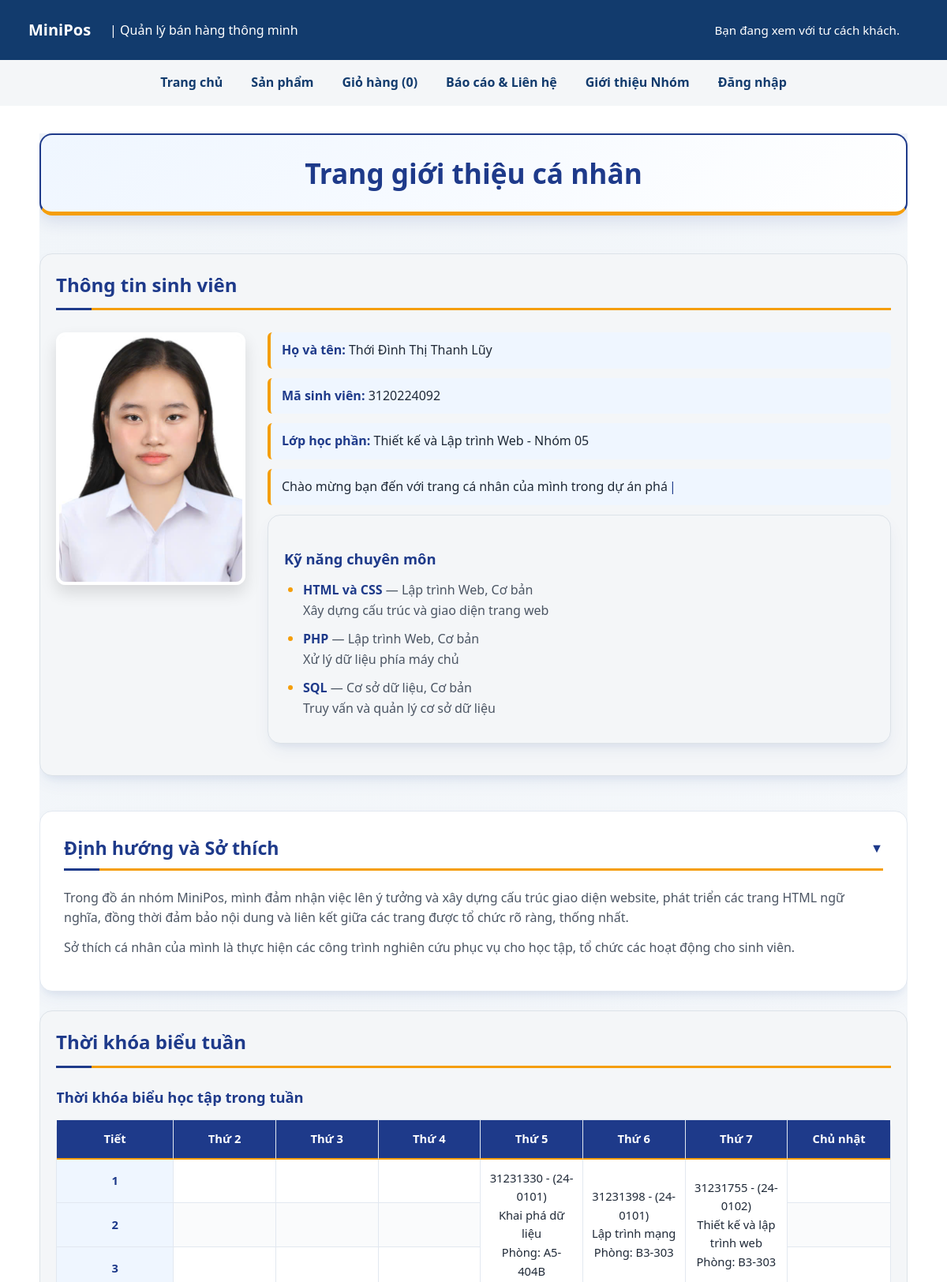
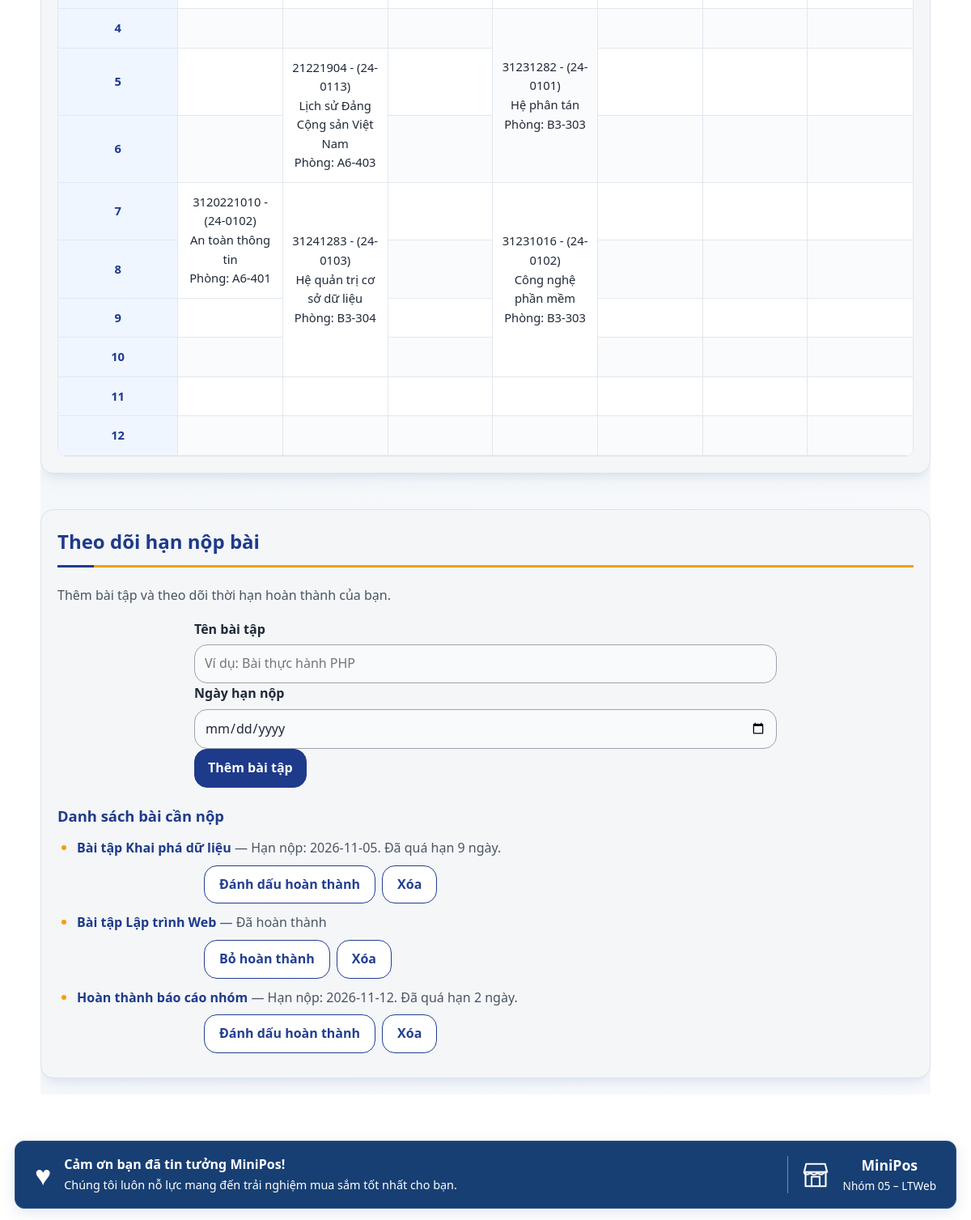
/thanhvien/3120224092_luy/gioithieu.php, run on the app's committed database (2 pictures, top to bottom).
### tables this page shows
CREATE TABLE tv_ky_nang (
    id INT UNSIGNED AUTO_INCREMENT PRIMARY KEY,
    mssv VARCHAR(15) NOT NULL,
    ten_ky_nang VARCHAR(120) NOT NULL,
    nhom_ky_nang VARCHAR(100) NOT NULL,
    muc_do VARCHAR(50) NOT NULL,
    mo_ta TEXT NULL,
    ngay_tao DATETIME NOT NULL DEFAULT CURRENT_TIMESTAMP,

    KEY idx_tv_ky_nang_mssv (mssv),

    CONSTRAINT fk_tv_ky_nang_thanh_vien
        FOREIGN KEY (mssv)
        REFERENCES thanh_vien(mssv)
        ON DELETE CASCADE
);

CREATE TABLE tv_han_nop (
    id INT UNSIGNED AUTO_INCREMENT PRIMARY KEY,
    mssv VARCHAR(15) NOT NULL,
    ten_bai VARCHAR(120) NOT NULL,
    ngay_han DATE NOT NULL,
    hoan_thanh TINYINT(1) NOT NULL DEFAULT 0,
    ngay_tao DATETIME NOT NULL DEFAULT CURRENT_TIMESTAMP,

    KEY idx_tv_han_nop_mssv_ngay (mssv, ngay_han),

    CONSTRAINT fk_tv_han_nop_thanh_vien
        FOREIGN KEY (mssv)
        REFERENCES thanh_vien(mssv)
        ON DELETE CASCADE
);

### inc/ham.php (called while the page is built, shortened)
<?php
function e(string|int|float|null $giaTri): string
{
    return htmlspecialchars(
        (string) $giaTri,
        ENT_QUOTES | ENT_SUBSTITUTE,
        'UTF-8'
    );
}

### thanhvien/3120224092_luy/gioithieu.php (the view, shortened to what this page needs)
<?php
$mssvLuy = '3120224092';
$pdoHanNop = db();
$stChuTrang = $pdoHanNop->prepare(
    'SELECT nguoi_dung_id FROM thanh_vien WHERE mssv = ?'
);
$stChuTrang->execute([$mssvLuy]);
$idChuTrang = $stChuTrang->fetchColumn();
$danhSachHanNopLuy = [];
if ($idChuTrang !== false) {
    $stHanNop = $pdoHanNop->prepare(
        'SELECT id, ten_bai, ngay_han, hoan_thanh
         FROM tv_han_nop
         WHERE mssv = ?
         ORDER BY ngay_han ASC, id ASC'
    );
    $stHanNop->execute([$mssvLuy]);
    $danhSachHanNopLuy = $stHanNop->fetchAll(PDO::FETCH_ASSOC);
}
$stKyNangLuy = $pdoHanNop->prepare(
    'SELECT id, ten_ky_nang, nhom_ky_nang, muc_do, mo_ta
     FROM tv_ky_nang
     WHERE mssv = ?
     ORDER BY id ASC'
);
$stKyNangLuy->execute([$mssvLuy]);
$danhSachKyNangLuy = $stKyNangLuy->fetchAll(PDO::FETCH_ASSOC);
require_once __DIR__ . '/../../inc/header.php';
?>
<main class="trang-ca-nhan-luy">
    <div class="luy-profile-title">
        <h1>Trang giới thiệu cá nhân</h1>
    </div>
    <section class="luy-thong-tin-sinh-vien">
        <h2>Thông tin sinh viên</h2>
        <?php $anhDaiDienLuy = $_SESSION['avatar_luy'] ?? 'avatar.png'; ?>
        <img
            id="anh-dai-dien"
            src="<?= e($anhDaiDienLuy) ?>"
            alt="Ảnh chân dung sinh viên"
            width="120"
            height="150">
        <div class="student-info">
            <p><strong>Họ và tên:</strong> Thới Đình Thị Thanh Lũy</p>
            <p><strong>Mã sinh viên:</strong> 3120224092</p>
            <p><strong>Lớp học phần:</strong> Thiết kế và Lập trình Web - Nhóm 05</p>
            <p
                id="typing-text"
                data-text="Chào mừng bạn đến với trang cá nhân của mình trong dự án phát triển hệ thống quản lý bán hàng MiniPos."></p>
            <section id="ky-nang">
                <h3>Kỹ năng chuyên môn</h3>
                <?php if (empty($danhSachKyNangLuy)): ?>
                    <p>Chưa có kỹ năng nào được thêm.</p>
                <?php else: ?>
                    <ul>
                        <?php foreach ($danhSachKyNangLuy as $kyNangLuy): ?>
                            <li>
                                <strong><?= e($kyNangLuy['ten_ky_nang']) ?></strong>
                                — <?= e($kyNangLuy['nhom_ky_nang']) ?>,
                                <?= e($kyNangLuy['muc_do']) ?>
                                <?php if (!empty($kyNangLuy['mo_ta'])): ?>
                                    <br>
                                    <?= nl2br(e($kyNangLuy['mo_ta'])) ?>
                                <?php endif; ?>
                            </li>
                        <?php endforeach; ?>
                    </ul>
                <?php endif; ?>
            </section>
        </div>
    </section>
    <article class="accordion-section">
        <h2>
            <button class="accordion-header" aria-expanded="true" aria-controls="content-dinhhuong">
                Định hướng và Sở thích
            </button>
        </h2>
        <div id="content-dinhhuong" class="accordion-content open">
            <p>
                Trong đồ án nhóm MiniPos, mình đảm nhận việc lên ý tưởng và xây dựng
                cấu trúc giao diện website, phát triển các trang HTML ngữ nghĩa,
                đồng thời đảm bảo nội dung và liên kết giữa các trang được tổ chức
                rõ ràng, thống nhất.
            </p>
            <p>
                Sở thích cá nhân của mình là thực hiện các công trình nghiên cứu
                phục vụ cho học tập, tổ chức các hoạt động cho sinh viên.
            </p>
        </div>
    </article>
    <section>
        <h2>Thời khóa biểu tuần</h2>
        <table>
            <caption>Thời khóa biểu học tập trong tuần</caption>
            <thead>
                <tr>
                    <th scope="col">Tiết</th>
                    <th scope="col">Thứ 2</th>
                    <th scope="col">Thứ 3</th>
                    <th scope="col">Thứ 4</th>
                    <th scope="col">Thứ 5</th>
                    <th scope="col">Thứ 6</th>
                    <th scope="col">Thứ 7</th>
                    <th scope="col">Chủ nhật</th>
                </tr>
            </thead>
            <tbody>
                <tr>
                    <th scope="row">1</th>
                    <td></td>
                    <td></td>
                    <td></td>
                    <td rowspan="3">
                        31231330 - (24-0101)<br>
                        Khai phá dữ liệu<br>
                        Phòng: A5-404B
                    </td>
                    <td rowspan="3">
                        31231398 - (24-0101)<br>
                        Lập trình mạng<br>
                        Phòng: B3-303
                    </td>
                    <td rowspan="3">
                        31231755 - (24-0102)<br>
                        Thiết kế và lập trình web<br>
                        Phòng: B3-303
                    </td>
                    <td></td>
                </tr>
                <tr>
                    <th scope="row">2</th>
                    <td></td>
                    <td></td>
                    <td></td>
                    <td></td>
                </tr>
                <tr>
                    <th scope="row">3</th>
                    <td></td>
                    <td></td>
                    <td></td>
                    <td></td>
                </tr>
                <tr>
                    <th scope="row">4</th>
                    <td></td>
                    <td></td>
                    <td></td>
                    <td rowspan="3">
                        31231282 - (24-0101)<br>
                        Hệ phân tán<br>
                        Phòng: B3-303
                    </td>
                    <td></td>
                    <td></td>
                    <td></td>
                </tr>
                <tr>
                    <th scope="row">5</th>
                    <td></td>
                    <td rowspan="2">
                        21221904 - (24-0113)<br>
                        Lịch sử Đảng Cộng sản Việt Nam<br>
                        Phòng: A6-403
                    </td>
                    <td></td>
                    <td></td>
                    <td></td>
                    <td></td>
                </tr>
                <tr>
                    <th scope="row">6</th>
                    <td></td>
                    <td></td>
                    <td></td>
                    <td></td>
                    <td></td>
                </tr>
                <tr>
                    <th scope="row">7</th>
                    <td rowspan="2">
                        3120221010 - (24-0102)<br>
                        An toàn thông tin<br>
                        Phòng: A6-401
                    </td>
                    <td rowspan="4">
                        31241283 - (24-0103)<br>
                        Hệ quản trị cơ sở dữ liệu<br>
                        Phòng: B3-304
                    </td>
                    <td></td>
                    <td rowspan="4">
                        31231016 - (24-0102)<br>
                        Công nghệ phần mềm<br>
                        Phòng: B3-303
                    </td>
                    <td></td>
                    <td></td>
                    <td></td>
                </tr>
                <tr>
                    <th scope="row">8</th>
                    <td></td>
                    <td></td>
                    <td></td>
                    <td></td>
                </tr>
                <tr>
                    <th scope="row">9</th>
                    <td></td>
                    <td></td>
                    <td></td>
                    <td></td>
                    <td></td>
                </tr>
                <tr>
                    <th scope="row">10</th>
                    <td></td>
                    <td></td>
                    <td></td>
                    <td></td>
                    <td></td>
                </tr>
                <tr>
                    <th scope="row">11</th>
                    <td></td>
                    <td></td>
                    <td></td>
                    <td></td>
                    <td></td>
                    <td></td>
                    <td></td>
                </tr>
                <tr>
                    <th scope="row">12</th>
                    <td></td>
                    <td></td>
                    <td></td>
                    <td></td>
                    <td></td>
                    <td></td>
                    <td></td>
                </tr>
            </tbody>
        </table>
    </section>
    <section id="han-nop-bai" class="luy-han-nop-bai">
        <h2>Theo dõi hạn nộp bài</h2>
        <p>Thêm bài tập và theo dõi thời hạn hoàn thành của bạn.</p>
        <form action="gioithieu.php#han-nop-bai" method="post">
            <div>
                <label for="ten_bai">Tên bài tập</label>
                <input
                    type="text"
                    id="ten_bai"
                    name="ten_bai"
                    maxlength="120"
                    required
                    placeholder="Ví dụ: Bài thực hành PHP">
            </div>
            <div>
                <label for="ngay_han">Ngày hạn nộp</label>
                <input type="date" id="ngay_han" name="ngay_han" required>
            </div>
            <button type="submit">Thêm bài tập</button>
        </form>
        <h3>Danh sách bài cần nộp</h3>
        <?php if (empty($danhSachHanNopLuy)): ?>
            <p>Chưa có bài tập nào được thêm.</p>
        <?php else: ?>
            <ul>
                <?php foreach ($danhSachHanNopLuy as $bai): ?>
                    <?php
                    $ngayHanBai = $bai['ngay_han'];
                    $hanNop = DateTimeImmutable::createFromFormat('!Y-m-d', $ngayHanBai);
                    $homNay = new DateTimeImmutable('today');
                    $soNgay = (int) $homNay->diff($hanNop)->format('%r%a');
                    $daHoanThanh = (int) ($bai['hoan_thanh'] ?? 0) === 1;
                    ?>
                    <li>
                        <strong><?= e($bai['ten_bai']) ?></strong>
                        <?php if ($daHoanThanh): ?>
                            <span> — Đã hoàn thành</span>
                        <?php else: ?>
                            <span> — Hạn nộp: <?= e($ngayHanBai) ?>.
                                <?php if ($soNgay > 0): ?>
                                    Còn <?= $soNgay ?> ngày.
                                <?php elseif ($soNgay === 0): ?>
                                    Hạn nộp hôm nay!
                                <?php else: ?>
                                    Đã quá hạn <?= abs($soNgay) ?> ngày.
                                <?php endif; ?>
                            </span>
                        <?php endif; ?>
                        <form action="gioithieu.php#han-nop-bai" method="post">
                            <button
                                type="submit"
                                name="hanh_dong_han_nop"
                                value="hoan_thanh">
                                <?= $daHoanThanh ? 'Bỏ hoàn thành' : 'Đánh dấu hoàn thành' ?>
                            </button>
                            <button
                                type="submit"
                                name="hanh_dong_han_nop"
                                value="xoa"
                                data-xac-nhan="Bạn có chắc muốn xóa bài tập này không?">Xóa</button>
                        </form>
                    </li>
                <?php endforeach; ?>
            </ul>
        <?php endif; ?>
    </section>
</main>
<?php
require_once __DIR__ . '/../../inc/footer.php';
?>

### data on the page
tv_ky_nang: ten_ky_nang "HTML và CSS", nhom_ky_nang "Lập trình Web", muc_do "Cơ bản", mo_ta "Xây dựng cấu trúc và giao diện trang web"
tv_ky_nang: ten_ky_nang "PHP", nhom_ky_nang "Lập trình Web", muc_do "Cơ bản", mo_ta "Xử lý dữ liệu phía máy chủ"
tv_ky_nang: ten_ky_nang "SQL", nhom_ky_nang "Cơ sở dữ liệu", muc_do "Cơ bản", mo_ta "Truy vấn và quản lý cơ sở dữ liệu"
tv_han_nop: ten_bai "Bài tập Khai phá dữ liệu", ngay_han "2026-11-05", ngay_han "9", hoan_thanh "Đánh dấu hoàn thành"
tv_han_nop: ten_bai "Bài tập Lập trình Web", hoan_thanh "— Đã hoàn thành"
tv_han_nop: ten_bai "Hoàn thành báo cáo nhóm", ngay_han "2026-11-12", ngay_han "2", hoan_thanh "Đánh dấu hoàn thành"

### other printed values
$nhan "Trang chủ"
$nhan "Sản phẩm"
$nhan "Giỏ hàng"
$nhan "Báo cáo & Liên hệ"
$nhan "Giới thiệu Nhóm"
